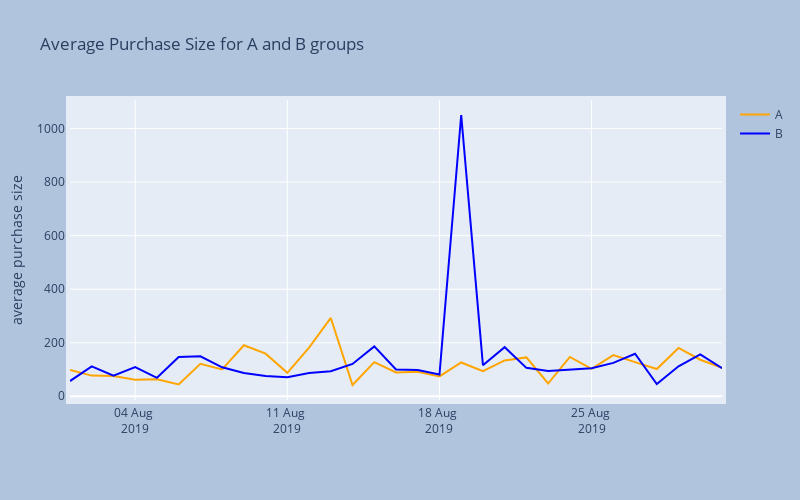

This figure's notebook cell:
### Markdown cell above
#### The plot is comparing the revenue performance of two different groups (A and B) over time.<br>
> The x-axis represents the dates, ranging from 1st August 2019 to 30th August 2019.<br>
> The y-axis represents the cumulative revenue in visitors, with values ranging from 0 to 80,000.<br>
> There are two lines on the plot:<br>
> - An orange line representing group A.<br>
> - A blue line representing group B.<br>

#### Trends:<br>

> Both groups start with low cumulative revenue at the beginning of the time period.<br>
> Group A (orange line) shows a relatively steady increase in cumulative revenue throughout the month.<br>
> Group B (blue line) also shows a steady increase initially but has a significant jump around mid-August, after which it continues to grow steadily but at a higher rate compared to group A.<br>

#### Key Observations:<br>

> The sudden spike in the blue line around mid-August suggests that group B experienced a significant event or change that greatly increased its cumulative revenue. This could be due to a successful marketing campaign, a product launch, or another impactful event.<br>
> Group A shows a more consistent and linear growth pattern, suggesting steady but slower improvements over time.

### Code cell
# plot general average purchase size for A/B groups
fig = go.Figure()
fig.add_trace(go.Scatter(x = average_purchaseA['date'], 
                        y = average_purchaseA['revenue'],
                    mode = 'lines',
                    name = 'A', line = dict(color = 'orange', width = 2 )))
fig.add_trace(go.Scatter(x = average_purchaseB['date'], 
                        y = average_purchaseB['revenue'], 
                    mode = 'lines',
                    name = 'B', line = dict(color = 'blue', width = 2 )))

fig.update_layout(autosize = False, width = 800, height = 500, margin = dict(
        l = 50, r = 50, b = 100, t = 100, pad = 4), paper_bgcolor = 'LightSteelBlue',
                  xaxis_tickformat = '%d %b <br>%Y', 
                  title_text = 'date')
# Customize y-axis label
fig.update_yaxes(title_text = 'average purchase size')  # Add y-axis label
# Add title to the plot
fig.update_layout(title_text = 'Average Purchase Size for A and B groups')
fig.update_layout(
    showlegend = True)
fig.show()

### Figure 1 — Plotly figure (JSON) as saved in the notebook; plotly's stock layout.template omitted (floating-point values rounded to 4 significant figures)
{"data": [{"line": {"color": "orange", "width": 2}, "mode": "lines", "name": "A", "type": "scatter", "x": ["2019-08-01T00:00:00", "2019-08-02T00:00:00", "2019-08-03T00:00:00", "2019-08-04T00:00:00", "2019-08-05T00:00:00", "2019-08-06T00:00:00", "2019-08-07T00:00:00", "2019-08-08T00:00:00", "2019-08-09T00:00:00", "2019-08-10T00:00:00", "2019-08-11T00:00:00", "2019-08-12T00:00:00", "2019-08-13T00:00:00", "2019-08-14T00:00:00", "2019-08-15T00:00:00", "2019-08-16T00:00:00", "2019-08-17T00:00:00", "2019-08-18T00:00:00", "2019-08-19T00:00:00", "2019-08-20T00:00:00", "2019-08-21T00:00:00", "2019-08-22T00:00:00", "2019-08-23T00:00:00", "2019-08-24T00:00:00", "2019-08-25T00:00:00", "2019-08-26T00:00:00", "2019-08-27T00:00:00", "2019-08-28T00:00:00", "2019-08-29T00:00:00", "2019-08-30T00:00:00", "2019-08-31T00:00:00"], "y": [98.55, 77.28, 75.63, 61.41, 63.55, 44.56, 121.4, 100.3, 190.5, 159.2, 87.58, 181.5, 292.6, 42.15, 127.5, 88.84, 91.42, 74.28, 126.4, 93.6, 133.9, 145.1, 47.7, 147.1, 102.3, 154.1, 127.6, 101.8, 180.5, 136.5, 106.0]}, {"line": {"color": "blue", "width": 2}, "mode": "lines", "name": "B", "type": "scatter", "x": ["2019-08-01T00:00:00", "2019-08-02T00:00:00", "2019-08-03T00:00:00", "2019-08-04T00:00:00", "2019-08-05T00:00:00", "2019-08-06T00:00:00", "2019-08-07T00:00:00", "2019-08-08T00:00:00", "2019-08-09T00:00:00", "2019-08-10T00:00:00", "2019-08-11T00:00:00", "2019-08-12T00:00:00", "2019-08-13T00:00:00", "2019-08-14T00:00:00", "2019-08-15T00:00:00", "2019-08-16T00:00:00", "2019-08-17T00:00:00", "2019-08-18T00:00:00", "2019-08-19T00:00:00", "2019-08-20T00:00:00", "2019-08-21T00:00:00", "2019-08-22T00:00:00", "2019-08-23T00:00:00", "2019-08-24T00:00:00", "2019-08-25T00:00:00", "2019-08-26T00:00:00", "2019-08-27T00:00:00", "2019-08-28T00:00:00", "2019-08-29T00:00:00", "2019-08-30T00:00:00", "2019-08-31T00:00:00"], "y": [56.89, 111.7, 76.54, 109.4, 69.01, 146.5, 149.4, 108.2, 87.17, 76.13, 71.28, 87.25, 93.72, 120.9, 186.5, 100.4, 98.15, 81.21, 1051.0, 116.2, 183.3, 106.2, 94.53, 100.4, 104.6, 124.7, 158.8, 45.93, 112.1, 156.5, 105.2]}], "layout": {"autosize": false, "height": 500, "margin": {"b": 100, "l": 50, "pad": 4, "r": 50, "t": 100}, "paper_bgcolor": "LightSteelBlue", "showlegend": true, "title": {"text": "Average Purchase Size for A and B groups"}, "width": 800, "xaxis": {"tickformat": "%d %b <br>%Y"}, "yaxis": {"title": {"text": "average purchase size"}}}}
